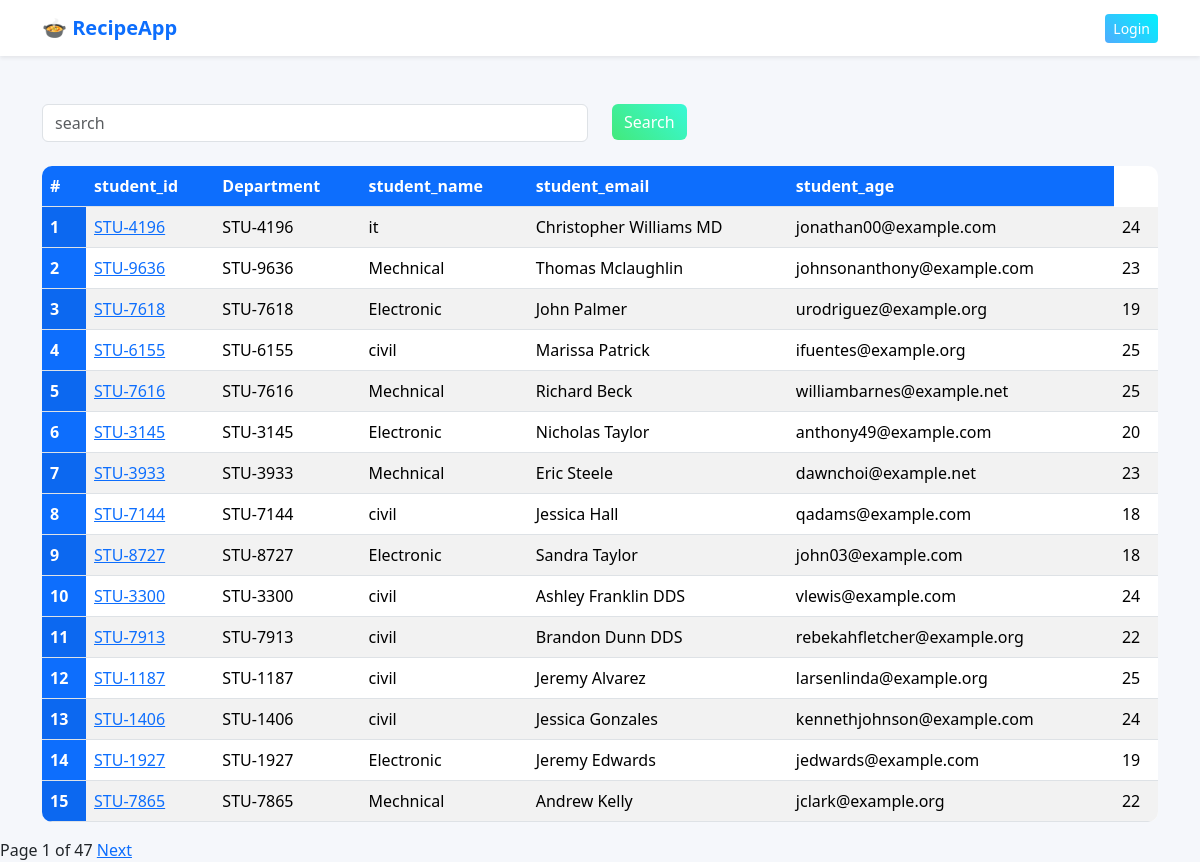
The page /students/ on the database its author committed.
### vege/models.py (models this page shows, shortened)
class Student(models.Model):
    department=models.ForeignKey(
        Department,
        related_name="students",
        on_delete=models.CASCADE )
    student_id=models.CharField(max_length=100)
    student_name=models.CharField(max_length=100)
    student_email=models.EmailField()
    student_age=models.IntegerField(default=18)
    student_address=models.TextField()
    is_deleted=models.BooleanField(default=False)
    objects=StudentManager()
    admin_objects=models.Manager()

class Department(models.Model):
    department=models.CharField(max_length=100)
    class Meta:
        ordering=['department']

### vege/views.py (the view, shortened to what this page needs)
# urls.py: path('students/', get_students, name="successs_page"),
def get_students(request):
    queryset=Student.objects.all()
    paginator = Paginator(queryset,15)
    page_number = request.GET.get('page')  # URL se page number
    if page_number is None:
        page_number=1
    page_obj = paginator.get_page(page_number)
    return render(request,'report/students.html', {'page_obj':page_obj})

### vege/models.py (called while the page is built)
    def get_queryset(self):
        return super().get_queryset().filter(is_deleted=False)

### vege/templates/report/students.html (shortened to what this page needs)
{% extends "base.html" %}
{% block start %}
<div class="container mt-5">
   <form class="mb-4">
    <div class="row">
    <div class="col-md-6">
        <input class="form-control" name="search" placeholder="search">
    </div>
    <div class="col-md-6">
        <button class="btn btn-success">Search</button>
    </div>
    </div>
    </form>
<table class="table table-striped">
  <thead>
    <tr>
      <th scope="col">#</th>
      <th scope="col">student_id</th>
      <th scope="col">Department</th>
      <th scope="col">student_name</th>
      <th scope="col">student_email</th>
      <th scope="col">student_age</th>
    </tr>
  </thead>
  <tbody>
    {% for student in page_obj %}
    <tr>
      <th scope="row">{{ forloop.counter }}</th>
      <td>
       <a href="{% url 'see_marks' student.student_id %}">
         {{student.student_id}}
       </a>
      </td>
      <td>{{student.student_id}}</td>
      <td>{{student.department.department}}</td>
      <td>{{student.student_name}}</td>
      <td>{{student.student_email}}</td>
      <td>{{student.student_age}}</td>
    </tr>
 {% endfor %}
 </tbody>
 </table>
</div>
<div class="mt-3">
    <span>
        Page {{ page_obj.number }} of {{ page_obj.paginator.num_pages }}
    </span>
    {% if page_obj.has_next %}
        <a href="?page={{ page_obj.next_page_number }}">Next</a>
    {% endif %}
</div>
{% endblock %}

### vege/static/css/style.css (style rules this page uses)
body { background-color: pink; }
body { background-color: #f5f7fb; font-family: 'Segoe UI', sans-serif; }
.btn-success { background: linear-gradient(45deg, #43e97b, #38f9d7); border: none; }
.table { background: white; border-radius: 10px; overflow: hidden; }
.table th { background-color: #0d6efd; color: white; }

### rows shown on the page
Student: student_id "STU-4196", department.department "it", student_name "Christopher Williams MD", student_email "jonathan00@example.com", student_age "24"
Student: student_id "STU-9636", department.department "Mechnical", student_name "Thomas Mclaughlin", student_email "johnsonanthony@example.com", student_age "23"
Student: student_id "STU-7618", department.department "Electronic", student_name "John Palmer", student_email "urodriguez@example.org", student_age "19"
Student: student_id "STU-6155", department.department "civil", student_name "Marissa Patrick", student_email "ifuentes@example.org", student_age "25"
Student: student_id "STU-7616", department.department "Mechnical", student_name "Richard Beck", student_email "williambarnes@example.net", student_age "25"
Student: student_id "STU-3145", department.department "Electronic", student_name "Nicholas Taylor", student_email "anthony49@example.com", student_age "20"
Student: student_id "STU-3933", department.department "Mechnical", student_name "Eric Steele", student_email "dawnchoi@example.net", student_age "23"
Student: student_id "STU-7144", department.department "civil", student_name "Jessica Hall", student_email "qadams@example.com", student_age "18"
Student: student_id "STU-8727", department.department "Electronic", student_name "Sandra Taylor", student_email "john03@example.com", student_age "18"
Student: student_id "STU-3300", department.department "civil", student_name "Ashley Franklin DDS", student_email "vlewis@example.com", student_age "24"
Student: student_id "STU-7913", department.department "civil", student_name "Brandon Dunn DDS", student_email "rebekahfletcher@example.org", student_age "22"
Student: student_id "STU-1187", department.department "civil", student_name "Jeremy Alvarez", student_email "larsenlinda@example.org", student_age "25"
Student: student_id "STU-1406", department.department "civil", student_name "Jessica Gonzales", student_email "kennethjohnson@example.com", student_age "24"
Student: student_id "STU-1927", department.department "Electronic", student_name "Jeremy Edwards", student_email "jedwards@example.com", student_age "19"
Student: student_id "STU-7865", department.department "Mechnical", student_name "Andrew Kelly", student_email "jclark@example.org", student_age "22"

### other values the page prints
{{ page_obj.number }} "1"
{{ page_obj.paginator.num_pages }} "47"
